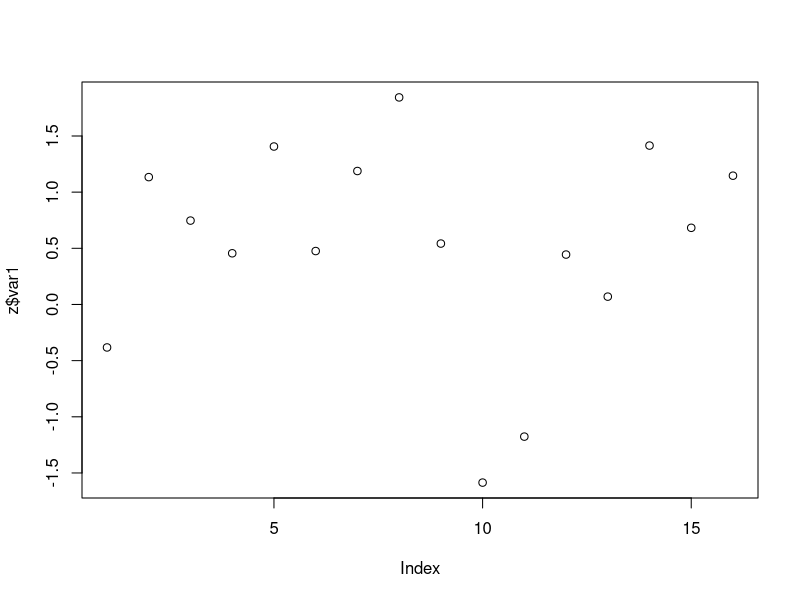
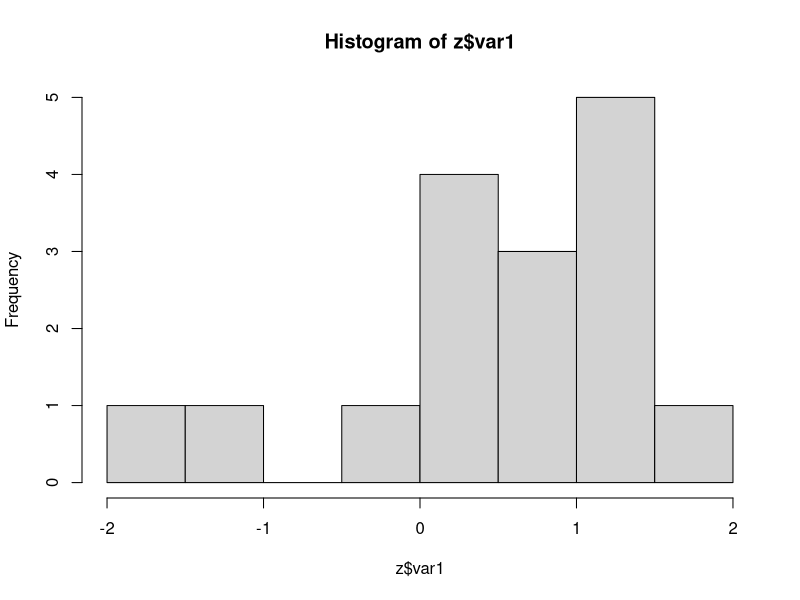
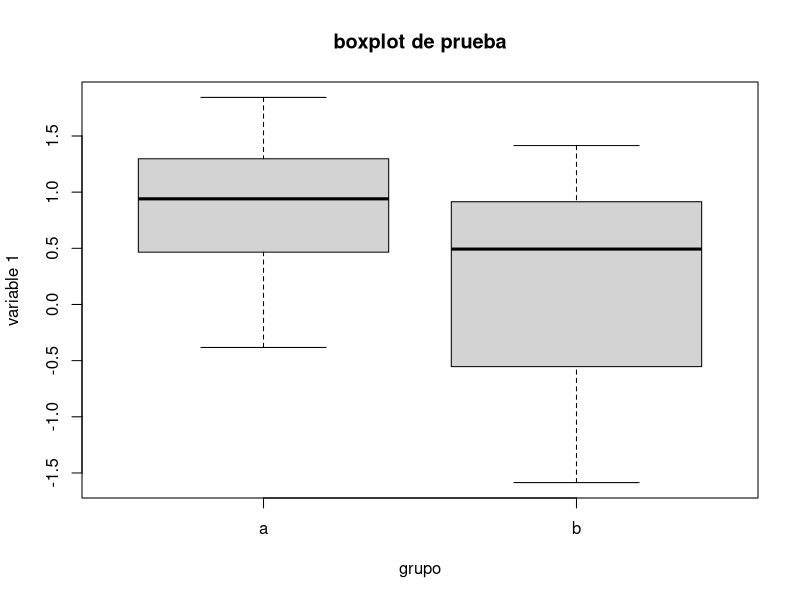
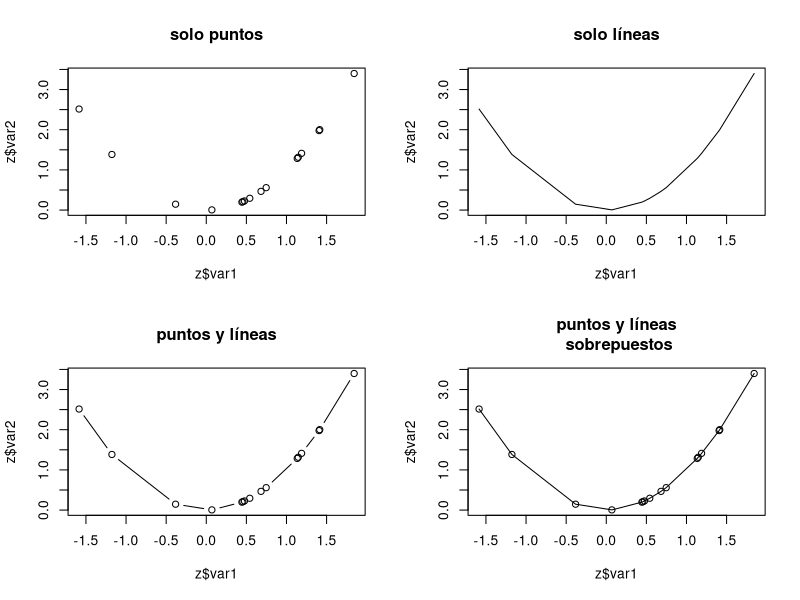

The R script that drew these images, in order:
## ---- chunk 1
# -----------------------------------------
# Operaciones Básicas
# -----------------------------------------

# Operaciones aritméticas básicas
3 + 6        # suma
8 * 9        # multiplicación
10 - 8       # resta
5 / 2        # división
4^2          # potencia

# Prioridad de operadores
5 + 2 * 3
(5 + 2) * 3

# Funciones matemáticas
log(100)           # logaritmo natural
log(100, 10)       # logaritmo base 10
log10(100)
exp(2)             # exponencial
sqrt(16)           # raíz cuadrada
sin(90 * pi / 180) # seno de 90 grados
cos(90 * pi / 180) # coseno de 90 grados

# -----------------------------------------
# Objetos en R
# -----------------------------------------

# Vectores
b <- 5
10 * b
sqrt(b)

w <- 1:6
w
seq(1, 6, 0.5)

x <- c("a", "a", "a", "b", "b", "b")
x

a <- 2.5
b <- 3.6
xx <- c(a, a, a, b, b, b)
xx

ww <- w > 4
ww
w[ww]

# Matrices
y <- matrix(1:20, ncol = 4)
y

matrix(1:20, byrow = TRUE, ncol = 4)

y <- matrix(1:20, byrow = TRUE, ncol = 4,
            dimnames = list(paste("r", 1:5, sep = ""),
                            paste("c", 1:4, sep = ".")))
y

# Data frames
z <- data.frame(x, w)
z

# Listas
Z <- list(V.w = 2 * w, V.x = x, M.y = log(y))
Z

# -----------------------------------------
# Indexar y Atributos
# -----------------------------------------

x[1:3]
y[4:5, 3:4]
y[, 2]
z$x
z$w
Z$M.y
Z$M.y[3:4, 2]
Z[[3]][3:4, 2]

# Tipos y atributos
class(w); class(x); class(ww); class(y); class(z); class(Z)
attributes(w); str(w)
attributes(Z); str(Z)

# Usos con funciones
sqrt(w)
sqrt(y)
sqrt(z$w)
sqrt(z[, 2])

# Operaciones matriciales
A <- matrix(c(1,2,3,4), ncol = 2)
b <- c(2,3)
A * b
A %*% b
t(A)
solve(A)

# Borrado de objetos
ls()
rm(y)
rm(list = ls())
.invisible <- rnorm(20)
ls()
ls(all = TRUE)
rm(list = ls(all = TRUE))
ls(all = TRUE)

# -----------------------------------------
# Gráficas Simples
# -----------------------------------------

# Crear data frame con valores aleatorios
z <- data.frame(grupo = sort(rep(c("a", "b"), 8)), var1 = rnorm(16))
print(z)

# Gráfica de dispersión
plot(z$var1)

# Histograma
hist(z$var1)

# Boxplot
boxplot(var1 ~ grupo, data = z,
        main = "boxplot de prueba",
        xlab = "grupo",
        ylab = "variable 1")

# Más gráficos combinados
z$var2 <- (z$var1)^2
z <- z[order(z$var1), ]
par(mfrow = c(2, 2))
plot(z$var1, z$var2, type = "p", main = "solo puntos")
plot(z$var1, z$var2, type = "l", main = "solo líneas")
plot(z$var1, z$var2, type = "b", main = "puntos y líneas")
plot(z$var1, z$var2, type = "o", main = "puntos y líneas\n sobrepuestos")

